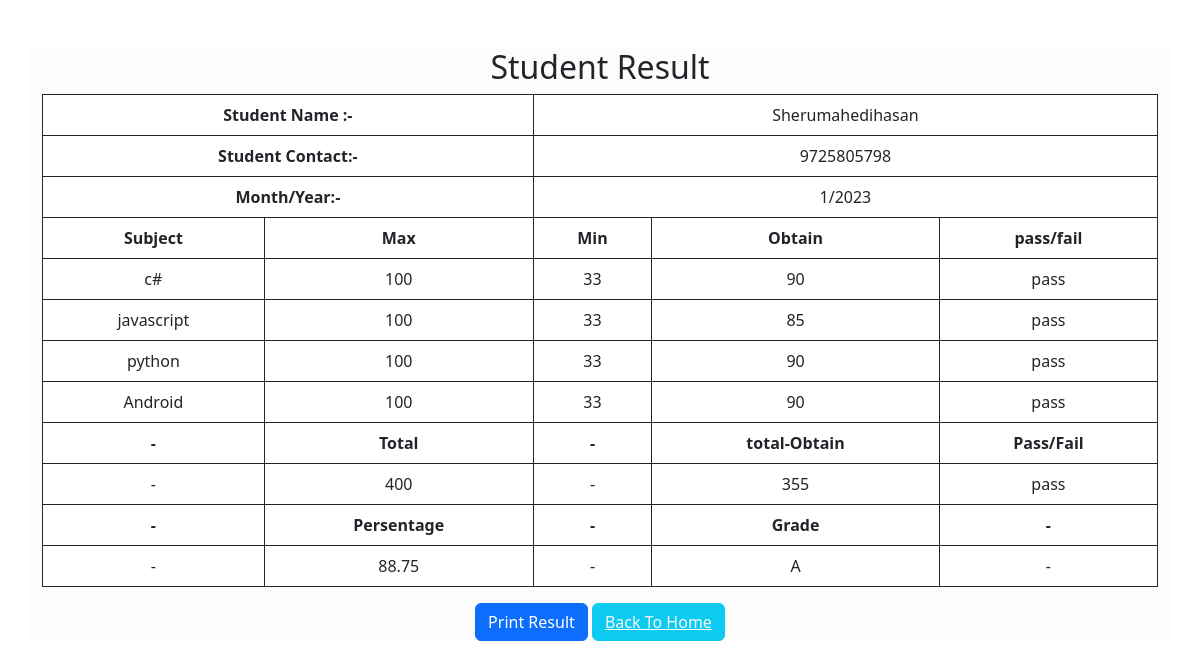
The app's page /view_result.php?id=1 with its own data.
### tables this page shows
CREATE TABLE `student_detail` (
  `id` int(11) NOT NULL,
  `name` varchar(100) NOT NULL,
  `email` varchar(150) NOT NULL,
  `mobile` bigint(20) NOT NULL,
  `password` varchar(50) NOT NULL
);

CREATE TABLE `tbl_data` (
  `id` int(11) NOT NULL,
  `student_id` int(11) NOT NULL,
  `month` int(11) NOT NULL,
  `year` int(11) NOT NULL,
  `total` int(11) NOT NULL,
  `obtain` int(11) NOT NULL
);

CREATE TABLE `tbl_result` (
  `id` int(11) NOT NULL,
  `student_id` int(11) NOT NULL,
  `tbl_data_id` int(11) NOT NULL,
  `subject` varchar(40) NOT NULL,
  `total` int(11) NOT NULL,
  `obtain` int(11) NOT NULL
);

### view_result.php (the view, shortened to what this page needs)
<?php
include 'mysqli.config.php';
$id = $_GET['id'];
$min_marks = 33;
$math1 = "SELECT * FROM tbl_result WHERE tbl_data_id = $id";
$result_math1 = $con->query($math1);
$row_math1 = mysqli_fetch_assoc($result_math1);
$p_f_subject = ($row_math1['obtain'] >= 33) ? 'pass' : 'fail';
$math = "SELECT * FROM tbl_result WHERE tbl_data_id = $id";
$result_math = $con->query($math);
$total_marks = 0;
$total_max = 0;
while ($row_math = mysqli_fetch_assoc($result_math)) {
    $total_marks += $row_math['obtain'];
    $total_max += $row_math['total'];
}
$p_f = ($total_marks > 132) ? 'pass' : 'fail';
$persentage = $total_marks * 100 / $total_max;
if ($persentage >= 90) {
    $grade = 'A+';
} elseif ($persentage >= 85) {
    $grade = 'A';
} elseif ($persentage >= 80) {
    $grade = 'B+';
} elseif ($persentage >= 70) {
    $grade = 'B';
} elseif ($persentage >= 60) {
    $grade = 'C';
} elseif ($persentage >= 50) {
    $grade = 'D';
} else {
    $grade = 'F';
}
?>
<!DOCTYPE html>
<html lang="en">
<head>
    <link href="https://cdn.jsdelivr.net/npm/bootstrap@5.3.0/dist/css/bootstrap.min.css" rel="stylesheet">
</head>
<body>
    <div class="container bg-light-subtle">
        <div class=" mt-5 text-center">
            <h2> Student Result </h2>
        </div>
        <form action="" method="post" id="result">
            <table id="table" class="table table-responsive bg-light border-dark table-striped table-bordered table-hover  text-center">
                <?php
                $query = "SELECT * FROM tbl_result WHERE tbl_data_id = $id";
                $result = $con->query($query);
                $data = mysqli_num_rows($result);
                if ($data > 0) {
                    $row_stud = mysqli_fetch_assoc($result);
                    $std_id = $row_stud['student_id'];
                ?>
                    <thead>
                        <tr>
                            <th colspan="2">Student Name :-</th>
                            <?php
                            $query_name = "SELECT * from student_detail where id=$std_id";
                            $result_name = $con->query($query_name);
                            $row_name = $result_name->fetch_assoc();
                            ?>
                            <td colspan="3"><?php echo $row_name['name']; ?></td>
                        </tr>
                        <tr>
                            <th colspan="2">Student Contact:-</th>
                            <td colspan="3"><?php echo $row_name['mobile']; ?></td>
                        </tr>
                        <tr>
                            <th colspan="2">Month/Year:-</th>
                            <?php
                            $query_year = "SELECT * from tbl_data where id = $id";
                            $result_year = $con->query($query_year);
                            $row_year = $result_year->fetch_assoc();
                            ?>
                            <td colspan="3"><?php echo $row_year['month'] . "/" . $row_year['year']; ?></td>
                        </tr>
                        <tr>
                            <th>Subject</th>
                            <th>Max </th>
                            <th>Min </th>
                            <th>Obtain</th>
                            <th>pass/fail</th>
                        </tr>
                        <thead>
                            <?php
                            $query_student = "SELECT * FROM tbl_result WHERE tbl_data_id = $id";
                            $result_student = $con->query($query_student);
                            if (mysqli_num_rows($result_student) > 0) {
                                while ($row_student = mysqli_fetch_assoc($result_student)) {
                            ?>
                                    <tr>
                                        <td><?php echo $row_student['subject']; ?></td>
                                        <td><?php echo $row_student['total']; ?></td>
                                        <td><?php echo $min_marks; ?></td>
                                        <td><?php echo $row_student['obtain']; ?></td>
                                        <td><?php echo $p_f_subject; ?></td>
                                    </tr>
                            <?php
                                }
                            } ?>
                            <tr>
                                <th>-</th>
                                <th>Total</th>
                                <th>-</th>
                                <th>total-Obtain</th>
                                <th>Pass/Fail</th>
                            </tr>
                            <tr>
                                <td>-</td>
                                <td><?php echo $total_max; ?></td>
                                <td>-</td>
                                <td><?php echo $total_marks; ?></td>
                                <td><?php echo $p_f; ?></td>
                            </tr>
                            <tr>
                                <th>-</th>
                                <th>Persentage</th>
                                <th>-</th>
                                <th>Grade</th>
                                <th>-</th>
                            </tr>
                            <tr>
                                <td>-</td>
                                <td><?php echo $persentage; ?></td>
                                <td>-</td>
                                <td><?php echo $grade; ?></td>
                                <td>-</td>
                            </tr>
                        </thead>
                    </thead>
                <?php
                } else {
                    die('Student not register');
                }
                ?>
            </table>
        </form>
        <div class=" text-center">
            <button class="btn btn-primary" target="_blank" id="printButton" onclick="printResult()">Print Result</button>
            <button class="btn btn-info" id="backButton"><a href="resultlist.php" class="text-light ">Back To Home</a></button>
        </div>
    </div>
</body>
</html>

### records on screen
student_detail: name "Sherumahedihasan", mobile "9725805798"
tbl_data: month "1", year "2023"
tbl_result: subject "c#", total "100", obtain "90", obtain "pass"
tbl_result: subject "javascript", total "100", obtain "85"
tbl_result: subject "python", total "100", obtain "90"
tbl_result: subject "Android", total "100", obtain "90"

### other values on screen
$total_max "400"
$total_marks "355"
$p_f "pass"
$persentage "88.75"
$grade "A"
